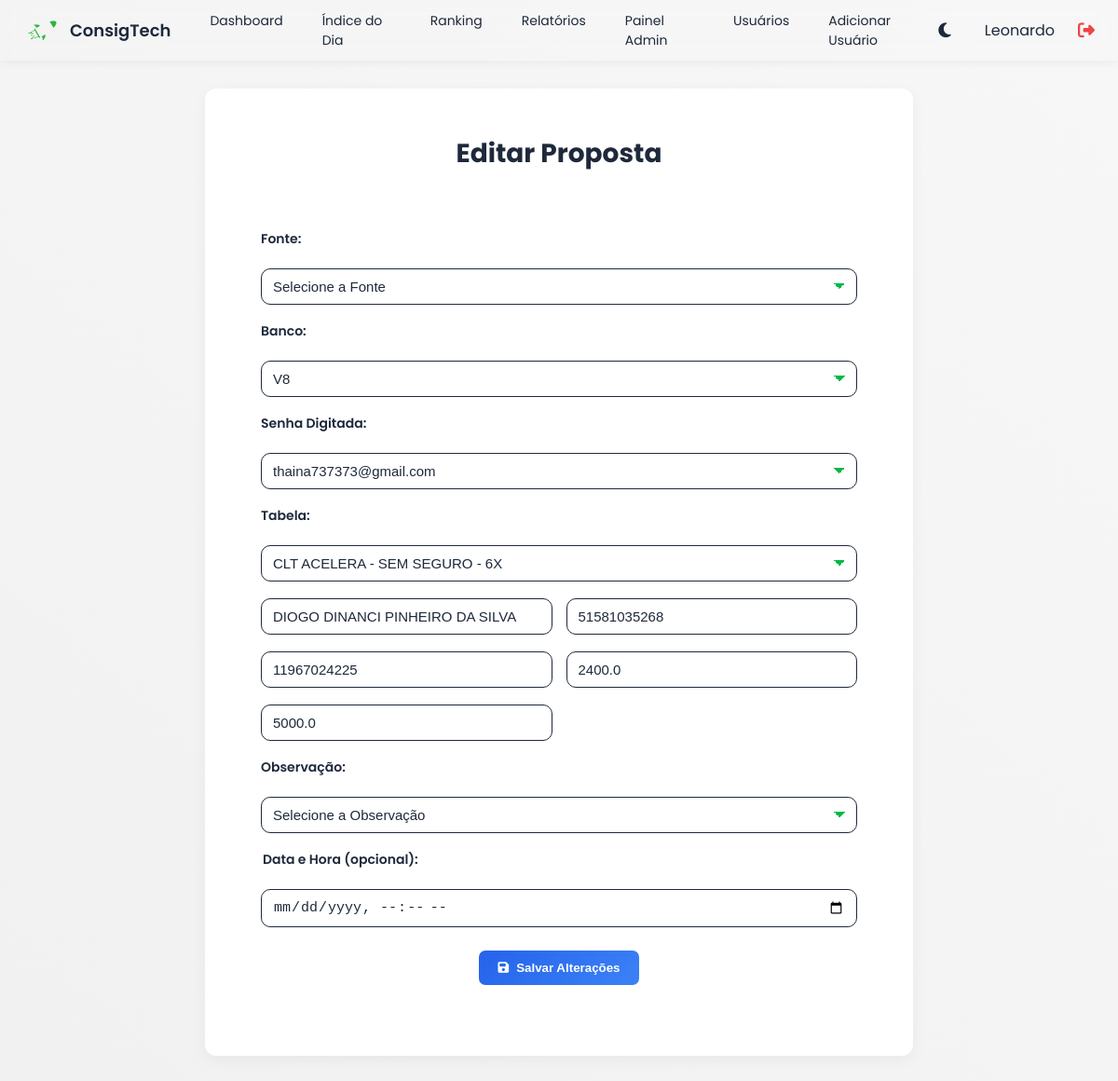
/editar_proposta/3 (signed in), run on the app's committed database.
### tables this page shows
CREATE TABLE propostas (
            id INTEGER PRIMARY KEY AUTOINCREMENT,
            data TEXT,
            consultor TEXT,
            fonte TEXT,
            banco TEXT,
            senha_digitada TEXT,
            tabela TEXT,
            nome_cliente TEXT,
            cpf TEXT,
            valor_equivalente REAL,
            valor_original REAL,
            observacao TEXT,
            telefone TEXT
        );

### app.py (the view, shortened to what this page needs)
@app.route("/editar_proposta/<int:id>", methods=["GET", "POST"])
def editar_proposta(id):
    if "user" not in session:
        return redirect(url_for("login"))
    try:
        conn = get_conn()
        cur = conn.cursor()
        ph = "?" if isinstance(conn, sqlite3.Connection) else "%s"
        cur.execute(f"""
            SELECT id, data, fonte, banco, senha_digitada, tabela, nome_cliente, cpf,
                   valor_equivalente, valor_original, observacao, telefone
            FROM propostas
            WHERE id = {ph}
        """, (id,))
        proposta = cur.fetchone()
        if not proposta:
            conn.close()
            return "Proposta não encontrada", 404
        conn.close()
        return render_template("editar_proposta.html", proposta=proposta)
    except Exception as e:
        print("Erro ao editar proposta:", e)
        if conn:
            conn.close()
        return f"Ocorreu um erro ao editar a proposta: {e}", 500

### app.py (called while the page is built)
def get_conn():
    if DATABASE_URL and psycopg2:
        return psycopg2.connect(DATABASE_URL, sslmode="require")
    else:
        return sqlite3.connect(LOCAL_DB, check_same_thread=False)

### templates/editar_proposta.html (shortened to what this page needs)
{% extends "base.html" %}
{% block content %}
<div class="proposta-box">
  <h1 class="titulo-tomorrow">Editar Proposta</h1>
  <div class="container">
    <form method="POST">
      <div class="form-linha">
        <label>Fonte:</label>
        <select class="barra-cpf" name="fonte" required>
          <option value="">Selecione a Fonte</option>
        </select>
      </div>
      <div class="form-linha">
        <label>Banco:</label>
        <select class="barra-cpf" name="banco" id="banco" required>
          <option value="V8" {% if proposta[3]=='V8' %}selected{% endif %}>V8</option>
        </select>
      </div>
      <div class="form-linha">
        <label>Senha Digitada:</label>
        <select class="barra-cpf" name="senha_digitada" id="senha_digitada" required>
          <option value="{{ proposta[4] or '' }}">{{ proposta[4] or 'Selecione o Banco primeiro' }}</option>
        </select>
      </div>
      <div class="form-linha">
        <label>Tabela:</label>
        <select class="barra-cpf" name="tabela" id="tabela" required>
          <option value="{{ proposta[5] or '' }}">{{ proposta[5] or 'Selecione a Senha primeiro' }}</option>
        </select>
      </div>
      <div class="form-grid">
        <input class="barra-cpf" type="text" name="nome_cliente" placeholder="Nome do Cliente"
          value="{{ proposta[6] or '' }}" required>
        <input class="barra-cpf" type="text" name="cpf" placeholder="CPF" value="{{ proposta[7] or '' }}" required>
      </div>
      <div class="form-grid">
        <input class="barra-cpf" type="text" name="telefone" placeholder="Telefone" value="{{ proposta[11] or '' }}">
        <input class="barra-cpf" type="number" step="0.01" name="valor_equivalente" placeholder="Valor Equivalente"
          value="{{ proposta[8] or '' }}">
      </div>
      <div class="form-grid">
        <input class="barra-cpf" type="number" step="0.01" name="valor_original" placeholder="Valor Original"
          value="{{ proposta[9] or '' }}">
      </div>
      <div class="form-linha">
        <label>Observação:</label>
        <select name="observacao" class="barra-cpf">
          <option value="">Selecione a Observação</option>
        </select>
      </div>
      <div class="form-linha data-hora-linha">
        <label>Data e Hora (opcional):</label>
        <input class="barra-cpf" type="datetime-local" name="data_manual" value="{% if proposta[1] %}
        {% if proposta[1] is string %}
          {{ proposta[1][:16] }}
        {% else %}
          {{ proposta[1].strftime('%Y-%m-%dT%H:%M') }}
        {% endif %}
      {% endif %}">
      </div>
      <div class="button-group">
        <button type="submit" class="btn-salvar">
          <i class="fa fa-save"></i> Salvar Alterações
        </button>
      </div>
    </form>
  </div>
</div>
{% endblock %}

### templates/editar_proposta.html (style rules this page uses)
.form-linha label { font-weight: 600; font-size: 14px; display: block; margin-bottom: 6px; color: var(--cor-texto); }
input[type="datetime-local"].barra-cpf, select.barra-cpf, input.barra-cpf, textarea.barra-cpf { background: var(--bg-input); border: 1px solid var(--cor-texto); border-radius: 10px; color: var(--cor-texto); font-size: 15px; padding: 10px 12px; width: 100%; transition: 0.3s ease; }
.form-linha.data-hora-linha { margin-top: 12px; margin-bottom: 25px; display: flex; flex-direction: column; align-items: flex-start; }
.form-linha.data-hora-linha label { margin-bottom: 6px; margin-left: 2px; }
.button-group { margin-top: 10px; }
select.barra-cpf { appearance: none; -webkit-appearance: none; -moz-appearance: none; background: var(--bg-input); color: var(--cor-texto); font-weight: 500; }
select.barra-cpf option { background: var(--gradiente-fim); color: var(--cor-texto); }
select.barra-cpf { background-image: linear-gradient(45deg, transparent 50%, #00b848 50%), linear-gradient(135deg, #00b848 50%, transparent 50%); background-position: calc(100% - 18px) center, calc(100% - 12px) center; background-size: 6px 6px, 6px 6px; background-repeat: no-repeat; }
.proposta-box { max-width: 700px; margin: 0 auto; background: var(--bg-card); padding: 25px; border-radius: 12px; box-shadow: 0 4px 15px rgba(0, 0, 0, 0.05); }
.titulo-tomorrow { font-size: 28px; font-weight: 700; margin-bottom: 30px; color: var(--cor-texto); text-align: center; }
.form-linha { display: grid; gap: 15px; margin-bottom: 18px; }
.button-group { margin-top: 20px; display: flex; justify-content: center; }
.btn-salvar { background: linear-gradient(135deg, #16a34a, #22c55e); color: white; border: none; padding: 12px 24px; font-weight: 600; border-radius: 8px; cursor: pointer; transition: 0.2s; display: flex; align-items: center; gap: 8px; }
.titulo-tomorrow { font-size: 28px; font-weight: 700; margin-bottom: 25px; color: #1e293b; }
.form-linha { margin-bottom: 18px; }
.barra-cpf { width: 100%; padding: 10px 12px; border-radius: 8px; background: #f8fafc; font-size: 14px; transition: 0.2s; }
.button-group { margin-top: 20px; }
.btn-salvar { border: none; color: white; padding: 10px 18px; border-radius: 6px; font-weight: 600; cursor: pointer; transition: 0.2s; }
.proposta-box { max-width: 700px; margin: 0 auto; background: var(--bg-card); padding: 30px; border-radius: 12px; box-shadow: 0 4px 15px rgba(0, 0, 0, 0.05); }
.titulo-tomorrow { font-size: 28px; font-weight: 700; margin-bottom: 30px; text-align: center; color: var(--cor-texto); }
.barra-cpf { width: 100%; padding: 10px 12px; border-radius: 8px; border: 1px solid #d1d5db; background: #f8fafc; font-size: 14px; transition: 0.2s; }
.form-grid { display: grid; grid-template-columns: 1fr 1fr; gap: 15px; margin-bottom: 18px; }
.button-group { display: flex; justify-content: center; margin-top: 25px; }
.btn-salvar { background: linear-gradient(135deg, #2563eb, #3b82f6); border: none; color: white; padding: 11px 20px; border-radius: 7px; font-weight: 600; cursor: pointer; transition: 0.2s; }

### templates/base.html (style rules this page uses)
:root { --gradiente-inicio: #e4e4e4; --gradiente-fim: #e0e0e0; --gradiente-inicio: #f1f1f1; --gradiente-fim: #f7f7f7; --cor-texto: #1e293b; --bg-container: rgba(255, 255, 255, 0.85); --bg-card: #ffffff; }
h1, h2, h3, h4 { color: var(--cor-texto); }
body { font-family: 'Poppins', sans-serif; background: linear-gradient(40deg, var(--gradiente-inicio), var(--gradiente-fim)); margin: 0; color: var(--cor-texto); transition: 0.4s ease; }
.container { max-width: 1300px; margin: auto; padding: 30px; }

### data on the page
propostas: banco "V8", senha_digitada "thaina737373@gmail.com", tabela "CLT ACELERA - SEM SEGURO - 6X", nome_cliente "DIOGO DINANCI PINHEIRO DA SILVA", cpf "51581035268", telefone "11967024225", valor_equivalente "2400.0", valor_original "5000.0"

### other printed values
{{ session.get('user') }} "Leonardo"
